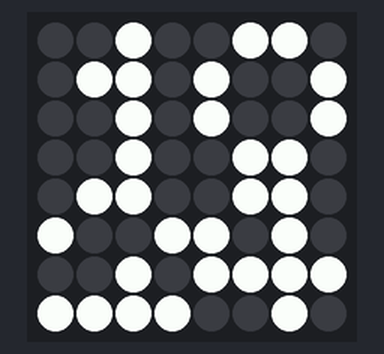
A program run on a simulated Raspberry Pi (BCM pin numbers) with a Sense HAT. Parts: the Sense HAT's 8×8 RGB LED matrix. The clock reads 2024-03-15 10:24:30 at power-on unless the program sets it.

Above: at 0.1 s.
At 30.1 s:
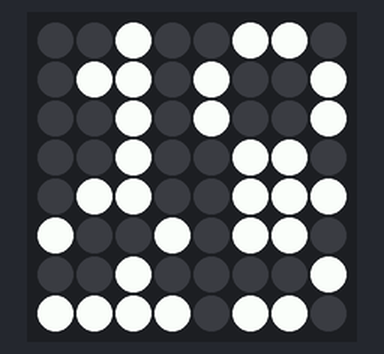

The program:

digital_clock.py
```python
#!/usr/bin/env python3

from sense_hat import SenseHat
from time import strftime, sleep

from package.utilities import display_pixels as display
from package.numbers import numbers


def make_list():
    """With the hours number and the minutes number
    we return a list to be given to the set_pixels function"""

    hours = strftime("%H")
    hours = {
        "d": int(hours[0]),    # hours dizaines
        "u": int(hours[1])    # hours units
    }

    minutes = strftime("%M")
    minutes = {
        "d": int(minutes[0]),    # minutes dizaines
        "u": int(minutes[1])    # minutes units
    }

    nbrs = numbers()

    pixels = []

    for unit in (hours, minutes):
        for line_nb in range(4):    # because a number have a height of 4
            pixels.extend(nbrs[unit["d"]][line_nb] + nbrs[unit["u"]][line_nb])

    return pixels


def digital_clock(instance, fg_color, bg_color, sleep_time):
    display(make_list(), instance, fg_color, bg_color)
    sleep(sleep_time)


if __name__ in "__main__":
    sense = SenseHat()
    while True:
        digital_clock(sense, [255, 255, 255], [0, 0, 0], 0)
```

utilities.py
```python
def display_pixels(pixels_states, instance, fg=[255, 255, 255], bg=[0, 0, 0]):
    """Given the states of each pixels (1 = on, 0 = off) in a list,
    we display the list on the led matrix"""
    instance.set_pixels([fg if state else bg for state in pixels_states])


def calculate_brightness(brightness=1, color_code=[255, 255, 255]):
    """Given a color code (array of three int where 0 =< int =< 255),
    we put the brightness multiplicator on it"""
    return [round(nb * brightness) for nb in color_code]
```

Source omitted: numbers.py (data table, 1196 bytes)
